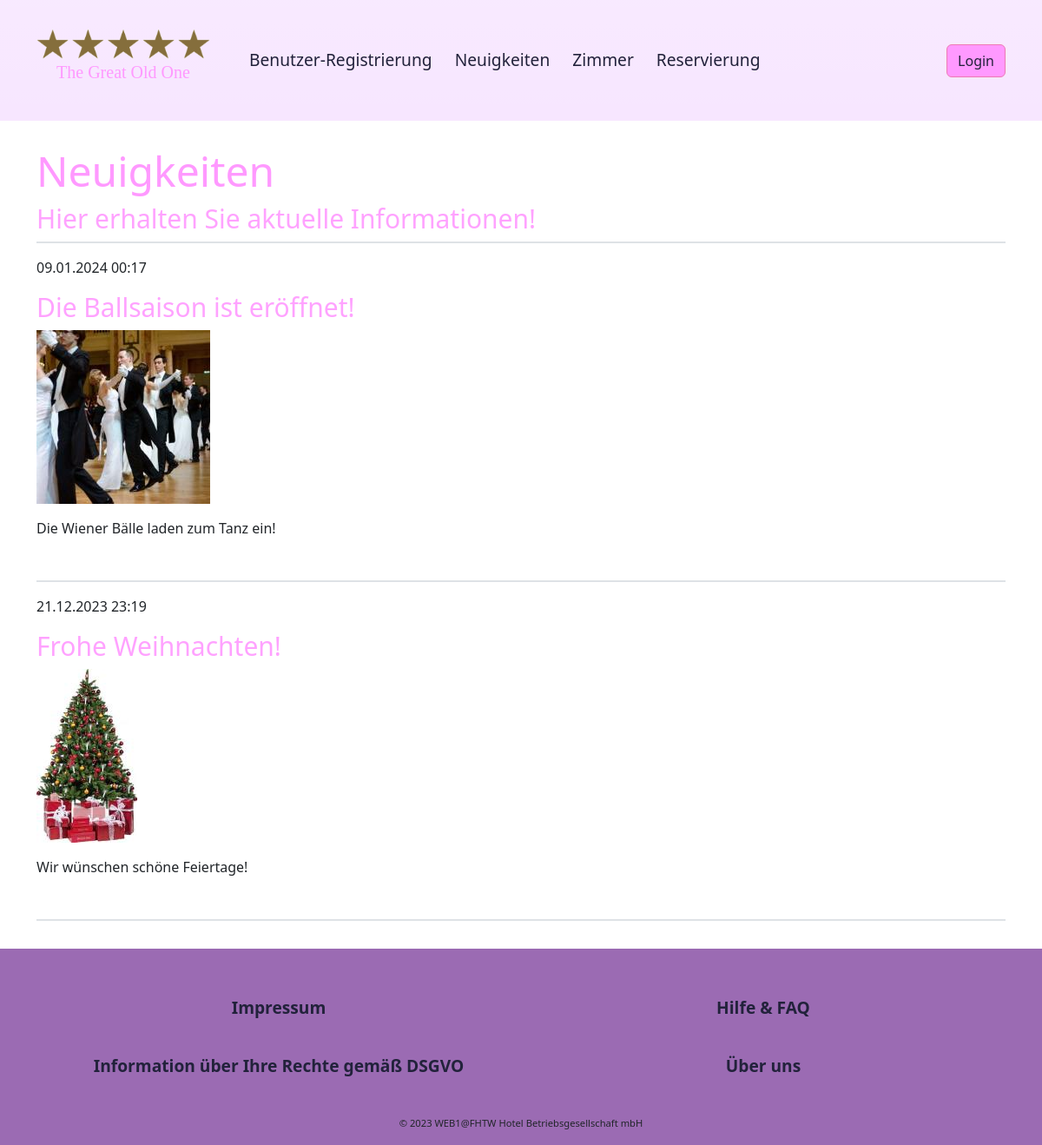
Page /content/news/news_form.php on the committed database.
### tables this page shows
CREATE TABLE IF NOT EXISTS `news_articles` (
  `id` int(11) NOT NULL AUTO_INCREMENT,
  `user_id` int(11) NOT NULL,
  `headline` varchar(80) NOT NULL,
  `description` text NOT NULL,
  `image_path` varchar(255) DEFAULT NULL,
  `thumbnail_path` varchar(255) DEFAULT NULL,
  `created_at` datetime NOT NULL DEFAULT current_timestamp(),
  PRIMARY KEY (`id`) USING BTREE,
  KEY `FK_news_user_id` (`user_id`) USING BTREE,
  CONSTRAINT `FK_news_user_id` FOREIGN KEY (`user_id`) REFERENCES `users` (`id`) ON DELETE CASCADE ON UPDATE CASCADE
);

### content/news/NewsManagementSystem.php (called while the page is built, shortened)
<?php
require_once 'NewsArticle.php';
class NewsManagementSystem
{
    public function getAllNews()
    {
        require_once 'NewsArticle.php';
        require '../../database/dbaccess.php';
        $allNewsArticles = array();
        $sqlSelect =
        "SELECT id, user_id, headline, `description`, image_path, thumbnail_path, created_at
        FROM news_articles
        ORDER BY created_at DESC;";
        $result = $connection->query($sqlSelect);
        while($row = $result->fetch_assoc()) {
            $id = $row["id"];
            $userId = $row["user_id"];
            $headline = $row["headline"];
            $description = $row["description"];
            $image_path = $row["image_path"];
            $thumbnail_path = $row["thumbnail_path"];
            $createdAt = $row["created_at"];
            $newsArticle = new NewsArticle($id, $userId, $headline, $description, $image_path, $thumbnail_path, $createdAt);
            array_push($allNewsArticles, $newsArticle);
        }
        return $allNewsArticles;
    }
}

### content/news/news_logic.php (called while the page is built, shortened)
<?php
require_once "./NewsArticle.php";
require_once "./NewsManagementSystem.php";
$nms = new NewsManagementSystem();
function getAndFormatAllNewsArticles() {
    global $nms;
    $newsArticleList = $nms->getAllNews();
    return $newsArticleList;
}

### content/news/NewsArticle.php (called while the page is built, shortened)
<?php
class NewsArticle
{
    private $thumbnailPath;
    private $headline;
    private $description;
    private $createdAt;
    public function __construct($id, $user_id, $headline, $description, $imagePath, $thumbnailPath, $created_at)
    {
        $this->headline = $headline;
        $this->description = $description;
        $this->thumbnailPath = $thumbnailPath;
        $this->createdAt = $created_at;
    }
    public function getThumbnailPath()
    {
        return $this->thumbnailPath;
    }
    public function getHeadline()
    {
        return $this->headline;
    }
    public function getDescription()
    {
        return $this->description;
    }
    public function getCreatedAt()
    {
        return $this->createdAt;
    }
}

### content/news/news_form.php (the view, shortened to what this page needs)
<!DOCTYPE html>
<html lang="en">
<head>
    <link href="https://cdn.jsdelivr.net/npm/bootstrap@5.3.2/dist/css/bootstrap.min.css" rel="stylesheet"
>
    <link rel="stylesheet" href="../../styles.css"/>
</head>
<body class="bgColor bg-gradient">
<header>
    <?php
    require_once "../../userManagement/User.php";
    require "./NewsArticle.php";
    include '../../navigation/navbar/topNavBar.php';
    include "news_logic.php";
    ?>
</header>
<main>
    <div class="container justify-content-left">
        <h1>Neuigkeiten</h1>
        <h2>Hier erhalten Sie aktuelle Informationen!</h2>
        <div class="news-container mb-3">
            <div class="border-bottom border-2 mb-3">
            </div>
            <?php
                $formattedArticles = getAndFormatAllNewsArticles();
            ?>
            <?php
            foreach ($formattedArticles as $article) {
                $thumbnail = $article->getThumbnailPath();
                $headline = $article->getHeadline();
                $description = $article->getDescription();
                $createdAt = date("d.m.Y H:i", date_timestamp_get(date_create($article->getCreatedAt())));
            ?>
                <div class="d-flex flex-column border-bottom border-2 mb-3">
                    <div>
                        <?php echo "<p>$createdAt</p>"; ?>
                    </div>
                    <div>
                        <?php echo "<h2>$headline</h2>"; ?>
                    </div>
                    <div class="mb-3">
                        <?php echo "<img src='$thumbnail' alt='Thumbnail'>"; ?>
                    </div>
                    <div class="mb-3">
                        <?php echo "<p>$description</p>"; ?>
                    </div>
                </div>
            <?php
            }
            ?>
        </div>
    </div>
</main>
<footer>
    <?php
    include '../../navigation/footer/footerNav.php';
    ?>
</footer>
</body>
</html>

### styles.css (style rules this page uses)
:root { --primary: #FFFFFF; --secondary: #f7e6ff; --tertiary: #9b6bb3; --headline: rgba(255, 153, 255, 1); --text: #22223b; --text-visited: #22223b; --text-hover: #000000; --highlight: #ed79b3; --TheGreatFont: "Brush Script MT"; }
main div { margin: 0; }
.bgColor { background-color: var(--primary); }

### styles/footer.css (style rules this page uses)
footer { background-color: var(--tertiary); display: flex; }

### styles/generics.css (style rules this page uses)
html { background-color: var(--tertiary); }
body { padding-top: 10.5em; margin-bottom: -10em; }
h1 { font-size: 48px; color: var(--headline); }
h2 { font-size: 30px; color: var(--headline); opacity: 0.9; }

### styles/news.css (style rules this page uses)
.news-container { display: flex; flex-direction: column; }

### rows in the picture
news_articles: created_at "09.01.2024 00:17", headline "Die Ballsaison ist eröffnet!", thumbnail_path (picture), description "Die Wiener Bälle laden zum Tanz ein!"
news_articles: created_at "21.12.2023 23:19", headline "Frohe Weihnachten!", thumbnail_path (picture), description "Wir wünschen schöne Feiertage!"
